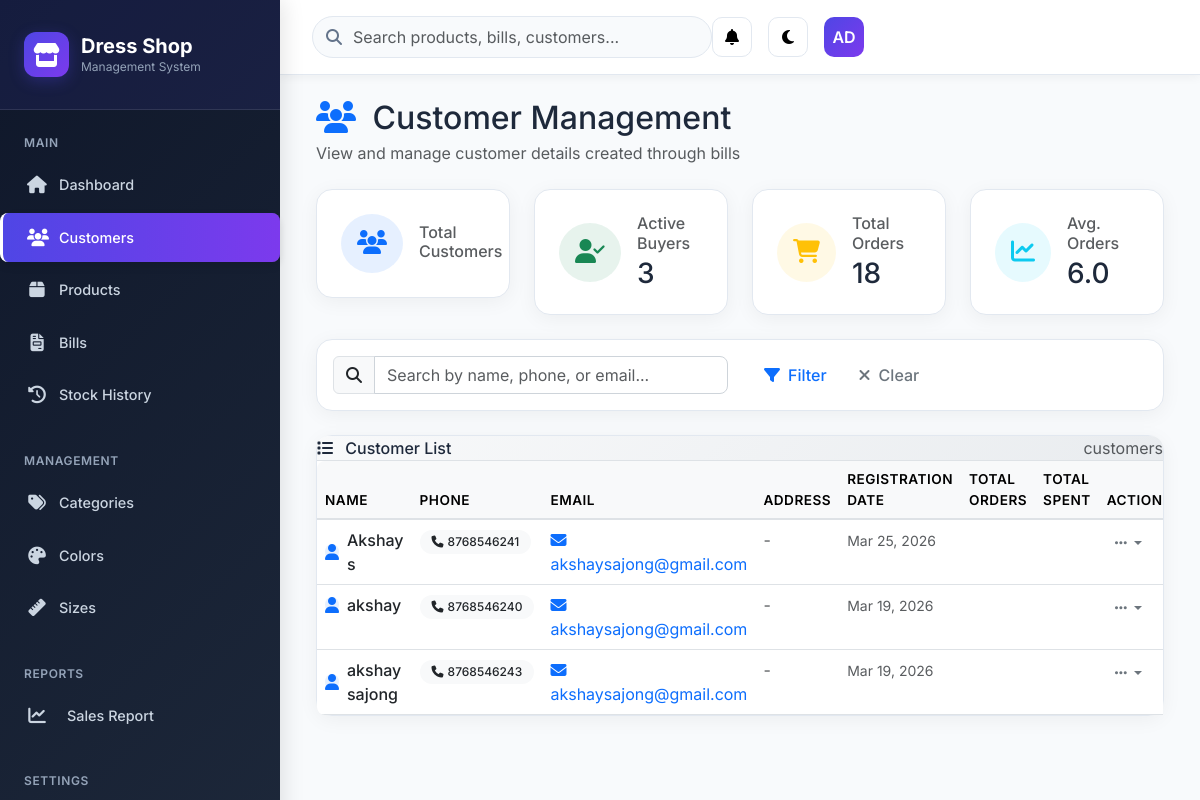
The app's page /customers/ with its own data.
### shop/models.py (models this page shows, shortened)
class Customer(models.Model):
    name = models.CharField(max_length=200)
    phone = models.CharField(max_length=20)
    email = models.EmailField(blank=True)
    address = models.TextField(blank=True)
    date_of_birth = models.DateField(blank=True, null=True)
    gender = models.CharField(max_length=10, choices=[('male', 'Male'), ('female', 'Female'), ('other', 'Other')], blank=True)
    loyalty_points = models.PositiveIntegerField(default=0)
    created_at = models.DateTimeField(auto_now_add=True)

### shop/views.py (the view, shortened to what this page needs)
# urls.py: path('customers/', views.customer_management, name='customer_management'),
def customer_management(request):
    search_query = request.GET.get('search', '')
    page_number = request.GET.get('page', 1)
    customers = Customer.objects.filter(items__isnull=False).distinct().order_by('name')
    total_customers = customers.count()
    total_orders = Bill.objects.filter(customer__in=customers).count()
    avg_orders = total_orders / total_customers if total_customers > 0 else 0
    if search_query:
        customers = customers.filter(
            Q(name__icontains=search_query) |
            Q(phone__icontains=search_query) |
            Q(email__icontains=search_query)
        )
    paginator = Paginator(customers, 10)
    page_obj = paginator.get_page(page_number)
    context = {
        'customers': page_obj,
        'page_obj': page_obj,
        'is_paginated': page_obj.has_other_pages(),
        'search_query': search_query,
        'total_orders': total_orders,
        'avg_orders': avg_orders,
    }
    return render(request, 'shop/customer_management.html', context)

### shop/context_processors.py (called while the page is built)
def shop_context(request):
    return {
        'shop_settings': {
            'SITE_NAME': 'Dress Shop Management',
            'VERSION': '2.0',
        },
        'media_url': settings.MEDIA_URL,
        'static_url': settings.STATIC_URL,
    }

### shop/templates/shop/customer_management.html (shortened to what this page needs)
{% extends 'shop/base.html' %}
{% load static %}
{% block content %}
<div class="container-fluid">
    <div class="row mb-4">
        <div class="col-12">
            <div class="d-flex justify-content-between align-items-center">
                <div>
                    <h2 class="mb-1">
                        <i class="fas fa-users me-2 text-primary"></i>
                        Customer Management
                    </h2>
                    <p class="text-muted mb-0">View and manage customer details created through bills</p>
                </div>
            </div>
        </div>
    </div>
    <div class="row mb-4">
        <div class="col-md-3">
            <div class="dashboard-card p-4">
                <div class="d-flex align-items-center">
                    <div class="flex-shrink-0">
                        <div class="bg-primary bg-opacity-10 rounded-circle p-3">
                            <i class="fas fa-users text-primary fs-4"></i>
                        </div>
                    </div>
                    <div class="flex-grow-1 ms-3">
                        <h6 class="mb-1 text-muted">Total Customers</h6>
                    </div>
                </div>
            </div>
        </div>
        <div class="col-md-3">
            <div class="dashboard-card p-4">
                <div class="d-flex align-items-center">
                    <div class="flex-shrink-0">
                        <div class="bg-success bg-opacity-10 rounded-circle p-3">
                            <i class="fas fa-user-check text-success fs-4"></i>
                        </div>
                    </div>
                    <div class="flex-grow-1 ms-3">
                        <h6 class="mb-1 text-muted">Active Buyers</h6>
                        <h3 class="mb-0">{{ customers|length }}</h3>
                    </div>
                </div>
            </div>
        </div>
        <div class="col-md-3">
            <div class="dashboard-card p-4">
                <div class="d-flex align-items-center">
                    <div class="flex-shrink-0">
                        <div class="bg-warning bg-opacity-10 rounded-circle p-3">
                            <i class="fas fa-shopping-cart text-warning fs-4"></i>
                        </div>
                    </div>
                    <div class="flex-grow-1 ms-3">
                        <h6 class="mb-1 text-muted">Total Orders</h6>
                        <h3 class="mb-0">{{ total_orders }}</h3>
                    </div>
                </div>
            </div>
        </div>
        <div class="col-md-3">
            <div class="dashboard-card p-4">
                <div class="d-flex align-items-center">
                    <div class="flex-shrink-0">
                        <div class="bg-info bg-opacity-10 rounded-circle p-3">
                            <i class="fas fa-chart-line text-info fs-4"></i>
                        </div>
                    </div>
                    <div class="flex-grow-1 ms-3">
                        <h6 class="mb-1 text-muted">Avg. Orders</h6>
                        <h3 class="mb-0">{{ avg_orders|floatformat:1 }}</h3>
                    </div>
                </div>
            </div>
        </div>
    </div>
    <div class="row mb-4">
        <div class="col-12">
            <div class="dashboard-card p-3">
                <form hx-get="{% url 'shop:customer_management' %}"
                      hx-target="#customerList"
                      hx-trigger="submit, keyup[target='#searchInput'] delay:300ms">
                    <div class="row align-items-center">
                        <div class="col-md-6">
                            <div class="input-group">
                                <span class="input-group-text">
                                    <i class="fas fa-search"></i>
                                </span>
                                <input type="text"
                                       class="form-control"
                                       id="searchInput"
                                       name="search"
                                       value="{{ search_query }}"
                                       placeholder="Search by name, phone, or email...">
                            </div>
                        </div>
                        <div class="col-md-6">
                            <div class="d-flex gap-2">
                                <button type="submit" class="btn btn-outline-primary">
                                    <i class="fas fa-filter me-2"></i>Filter
                                </button>
                                <a href="{% url 'shop:customer_management' %}" class="btn btn-outline-secondary">
                                    <i class="fas fa-times me-2"></i>Clear
                                </a>
                            </div>
                        </div>
                    </div>
                </form>
            </div>
        </div>
    </div>
    <div id="customerList">
        {% include 'shop/partials/customer_list.html' %}
    </div>
</div>
{% endblock %}

### shop/templates/shop/partials/customer_list.html (shortened to what this page needs)
<div class="dashboard-card">
    <div class="card-header bg-white border-bottom">
        <div class="d-flex justify-content-between align-items-center">
            <h6 class="mb-0">
                <i class="fas fa-list me-2"></i>
                Customer List
            </h6>
            <span class="text-muted">{{ customers.count }} customers</span>
        </div>
    </div>
    <div class="card-body p-0">
        {% if customers %}
            <div class="table-responsive">
                <table class="table table-hover mb-0">
                    <thead class="table-light">
                        <tr>
                            <th>Name</th>
                            <th>Phone</th>
                            <th>Email</th>
                            <th>Address</th>
                            <th>Registration Date</th>
                            <th>Total Orders</th>
                            <th>Total Spent</th>
                            <th class="text-center">Actions</th>
                        </tr>
                    </thead>
                    <tbody>
                        {% for customer in customers %}
                            <tr>
                                <td>
                                    <div class="d-flex align-items-center">
                                        <div class="avatar-sm bg-primary bg-opacity-10 rounded-circle d-flex align-items-center justify-content-center me-2">
                                            <i class="fas fa-user text-primary"></i>
                                        </div>
                                        <div>
                                            <div class="fw-medium">{{ customer.name }}</div>
                                        </div>
                                    </div>
                                </td>
                                <td>
                                    <span class="badge bg-light text-dark">
                                        <i class="fas fa-phone me-1"></i>{{ customer.phone }}
                                    </span>
                                </td>
                                <td>
                                    {% if customer.email %}
                                        <a href="mailto:{{ customer.email }}" class="text-decoration-none">
                                            <i class="fas fa-envelope me-1"></i>{{ customer.email }}
                                        </a>
                                    {% else %}
                                        <span class="text-muted">-</span>
                                    {% endif %}
                                </td>
                                <td>
                                    {% if customer.address %}
                                        <small class="text-muted">{{ customer.address|truncatechars:30 }}</small>
                                    {% else %}
                                        <span class="text-muted">-</span>
                                    {% endif %}
                                </td>
                                <td>
                                    <small class="text-muted">{{ customer.created_at|date:"M d, Y" }}</small>
                                </td>
                                <td>
                                </td>
                                <td>
                                </td>
                                <td>
                                    <div class="dropdown">
                                        <button class="btn btn-sm btn-outline-secondary dropdown-toggle"
                                                data-bs-toggle="dropdown"
                                                aria-expanded="false">
                                            <i class="fas fa-ellipsis-h"></i>
                                        </button>
                                    </div>
                                </td>
                            </tr>
                        {% endfor %}
                    </tbody>
                </table>
            </div>
        {% endif %}
    </div>
</div>

### static/css/style.css (style rules this page uses)
:root { --primary-color: #007bff; --secondary-color: #6c757d; --success-color: #28a745; --warning-color: #ffc107; --danger-color: #dc3545; --info-color: #17a2b8; --light-color: #f8f9fa; --dark-color: #343a40; }
body { background-color: #f8f9fa; font-family: 'Segoe UI', Tahoma, Geneva, Verdana, sans-serif; }
.card-header { background: linear-gradient(135deg, #f8f9fa 0%, #e9ecef 100%); border-bottom: 2px solid #dee2e6; border-radius: 12px 12px 0 0 !important; }
.btn { border-radius: 8px; font-weight: 500; transition: all 0.3s ease; border: none; }
.table { border-radius: 8px; overflow: hidden; }
.table thead th { border-bottom: 2px solid #dee2e6; font-weight: 600; text-transform: uppercase; font-size: 0.85rem; letter-spacing: 0.5px; }
.table tbody tr { transition: background-color 0.3s ease; }
.badge { font-size: 0.75rem; padding: 6px 12px; border-radius: 20px; font-weight: 500; }
.form-control, .form-select { border-radius: 8px; border: 1px solid #ced4da; transition: border-color 0.3s ease, box-shadow 0.3s ease; }

### shop/templates/shop/base.html (style rules this page uses)
:root { --primary-color: #4f46e5; --secondary-color: #7c3aed; --accent-color: #ec4899; --dark-bg: #1e293b; --sidebar-bg: #0f172a; --card-bg: #ffffff; --text-primary: #1e293b; --text-secondary: #64748b; --border-color: #e2e8f0; --hover-bg: #334155; --active-bg: #4f46e5; }
* { margin: 0; padding: 0; box-sizing: border-box; }
body { font-family: 'Inter', sans-serif; background-color: #f8fafc; color: var(--text-primary); }
.dashboard-card { background: white; border-radius: 16px; border: 1px solid var(--border-color); box-shadow: 0 4px 20px rgba(0, 0, 0, 0.05); transition: all 0.3s ease; }

### records on screen
Customer: name "Akshay s", phone "8768546241", email "akshaysajong@gmail.com", created_at "Mar 25, 2026"
Customer: name "akshay", phone "8768546240", email "akshaysajong@gmail.com", created_at "Mar 19, 2026"
Customer: name "akshay sajong", phone "8768546243", email "akshaysajong@gmail.com", created_at "Mar 19, 2026"

### other values on screen
{{ customers|length }} "3"
{{ total_orders }} "18"
{{ avg_orders|floatformat:1 }} "6.0"
